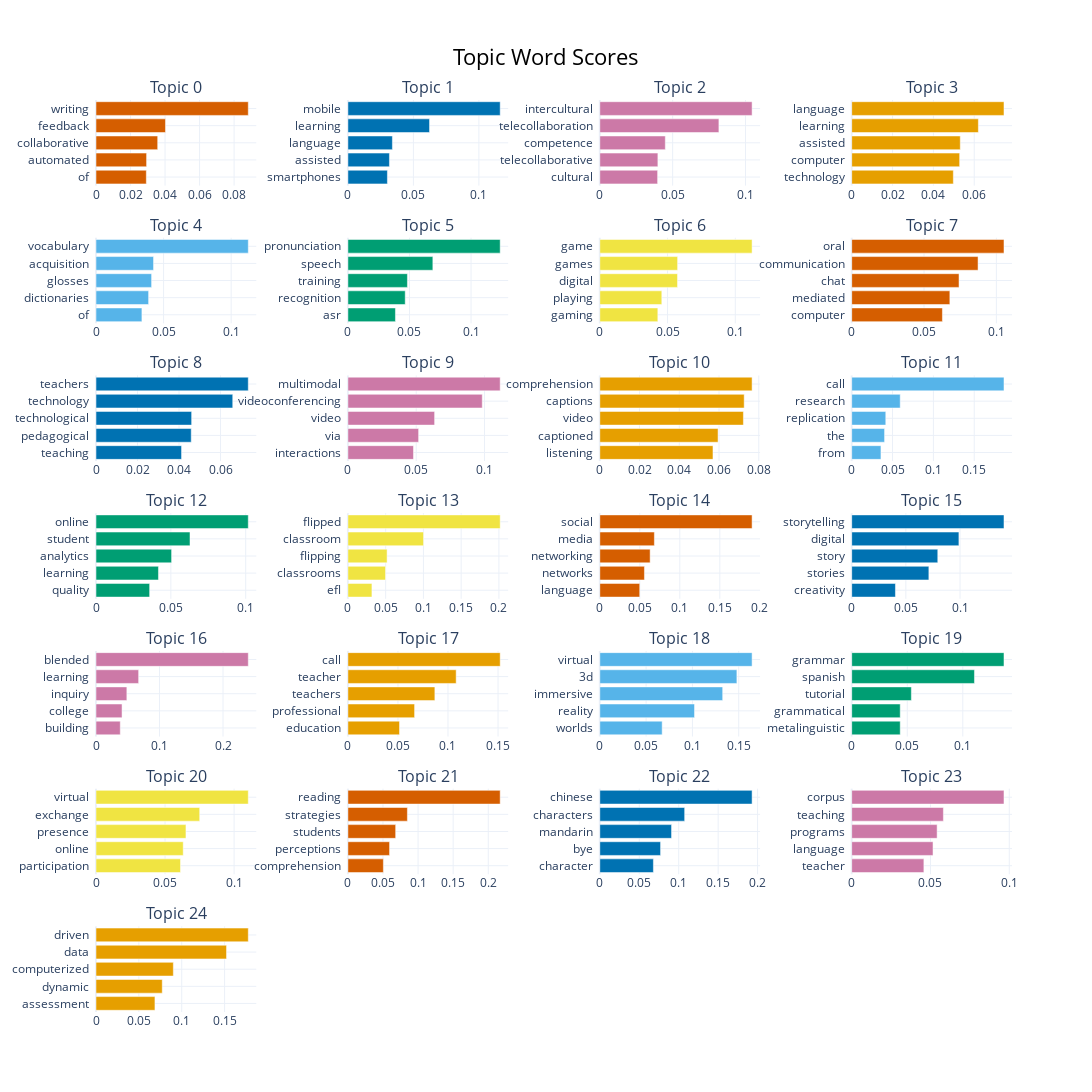

The notebook cell this image was saved under:
### Code cell
topics_to_include = list(range(0, 25))
model.visualize_barchart(topics= topics_to_include, width=300)

### Figure 1 — Plotly figure (JSON) as saved in the notebook; plotly's stock layout.template omitted (floating-point values rounded to 4 significant figures)
{"data": [{"marker": {"color": "#D55E00"}, "orientation": "h", "type": "bar", "x": [0.02915, 0.02931, 0.03573, 0.04025, 0.08822], "xaxis": "x", "y": ["of  ", "automated  ", "collaborative  ", "feedback  ", "writing  "], "yaxis": "y"}, {"marker": {"color": "#0072B2"}, "orientation": "h", "type": "bar", "x": [0.03016, 0.03171, 0.03397, 0.06231, 0.1163], "xaxis": "x2", "y": ["smartphones  ", "assisted  ", "language  ", "learning  ", "mobile  "], "yaxis": "y2"}, {"marker": {"color": "#CC79A7"}, "orientation": "h", "type": "bar", "x": [0.03967, 0.03986, 0.04496, 0.08174, 0.1045], "xaxis": "x3", "y": ["cultural  ", "telecollaborative  ", "competence  ", "telecollaboration  ", "intercultural  "], "yaxis": "y3"}, {"marker": {"color": "#E69F00"}, "orientation": "h", "type": "bar", "x": [0.04977, 0.05286, 0.05316, 0.06202, 0.07457], "xaxis": "x4", "y": ["technology  ", "computer  ", "assisted  ", "learning  ", "language  "], "yaxis": "y4"}, {"marker": {"color": "#56B4E9"}, "orientation": "h", "type": "bar", "x": [0.03397, 0.03892, 0.04114, 0.04258, 0.1127], "xaxis": "x5", "y": ["of  ", "dictionaries  ", "glosses  ", "acquisition  ", "vocabulary  "], "yaxis": "y5"}, {"marker": {"color": "#009E73"}, "orientation": "h", "type": "bar", "x": [0.03861, 0.04655, 0.04834, 0.06898, 0.1237], "xaxis": "x6", "y": ["asr  ", "recognition  ", "training  ", "speech  ", "pronunciation  "], "yaxis": "y6"}, {"marker": {"color": "#F0E442"}, "orientation": "h", "type": "bar", "x": [0.04283, 0.04575, 0.05736, 0.05742, 0.1124], "xaxis": "x7", "y": ["gaming  ", "playing  ", "digital  ", "games  ", "game  "], "yaxis": "y7"}, {"marker": {"color": "#D55E00"}, "orientation": "h", "type": "bar", "x": [0.0627, 0.06785, 0.07419, 0.08734, 0.1053], "xaxis": "x8", "y": ["computer  ", "mediated  ", "chat  ", "communication  ", "oral  "], "yaxis": "y8"}, {"marker": {"color": "#0072B2"}, "orientation": "h", "type": "bar", "x": [0.04122, 0.04588, 0.04608, 0.06588, 0.07337], "xaxis": "x9", "y": ["teaching  ", "pedagogical  ", "technological  ", "technology  ", "teachers  "], "yaxis": "y9"}, {"marker": {"color": "#CC79A7"}, "orientation": "h", "type": "bar", "x": [0.04801, 0.05177, 0.06349, 0.09837, 0.1115], "xaxis": "x10", "y": ["interactions  ", "via  ", "video  ", "videoconferencing  ", "multimodal  "], "yaxis": "y10"}, {"marker": {"color": "#E69F00"}, "orientation": "h", "type": "bar", "x": [0.05696, 0.05951, 0.07227, 0.07266, 0.07663], "xaxis": "x11", "y": ["listening  ", "captioned  ", "video  ", "captions  ", "comprehension  "], "yaxis": "y11"}, {"marker": {"color": "#56B4E9"}, "orientation": "h", "type": "bar", "x": [0.03581, 0.04024, 0.04172, 0.05939, 0.1864], "xaxis": "x12", "y": ["from  ", "the  ", "replication  ", "research  ", "call  "], "yaxis": "y12"}, {"marker": {"color": "#009E73"}, "orientation": "h", "type": "bar", "x": [0.03583, 0.04172, 0.0505, 0.06279, 0.1017], "xaxis": "x13", "y": ["quality  ", "learning  ", "analytics  ", "student  ", "online  "], "yaxis": "y13"}, {"marker": {"color": "#F0E442"}, "orientation": "h", "type": "bar", "x": [0.03183, 0.04984, 0.0519, 0.1002, 0.2017], "xaxis": "x14", "y": ["efl  ", "classrooms  ", "flipping  ", "classroom  ", "flipped  "], "yaxis": "y14"}, {"marker": {"color": "#D55E00"}, "orientation": "h", "type": "bar", "x": [0.04991, 0.0558, 0.06291, 0.06822, 0.1903], "xaxis": "x15", "y": ["language  ", "networks  ", "networking  ", "media  ", "social  "], "yaxis": "y15"}, {"marker": {"color": "#0072B2"}, "orientation": "h", "type": "bar", "x": [0.04037, 0.07122, 0.07945, 0.09895, 0.1406], "xaxis": "x16", "y": ["creativity  ", "stories  ", "story  ", "digital  ", "storytelling  "], "yaxis": "y16"}, {"marker": {"color": "#CC79A7"}, "orientation": "h", "type": "bar", "x": [0.03824, 0.04101, 0.04858, 0.06714, 0.2398], "xaxis": "x17", "y": ["building  ", "college  ", "inquiry  ", "learning  ", "blended  "], "yaxis": "y17"}, {"marker": {"color": "#E69F00"}, "orientation": "h", "type": "bar", "x": [0.05156, 0.06662, 0.08689, 0.1082, 0.1521], "xaxis": "x18", "y": ["education  ", "professional  ", "teachers  ", "teacher  ", "call  "], "yaxis": "y18"}, {"marker": {"color": "#56B4E9"}, "orientation": "h", "type": "bar", "x": [0.06735, 0.1023, 0.1327, 0.148, 0.1644], "xaxis": "x19", "y": ["worlds  ", "reality  ", "immersive  ", "3d  ", "virtual  "], "yaxis": "y19"}, {"marker": {"color": "#009E73"}, "orientation": "h", "type": "bar", "x": [0.04368, 0.04368, 0.0537, 0.1105, 0.1371], "xaxis": "x20", "y": ["metalinguistic  ", "grammatical  ", "tutorial  ", "spanish  ", "grammar  "], "yaxis": "y20"}, {"marker": {"color": "#F0E442"}, "orientation": "h", "type": "bar", "x": [0.06119, 0.06315, 0.06514, 0.07508, 0.1103], "xaxis": "x21", "y": ["participation  ", "online  ", "presence  ", "exchange  ", "virtual  "], "yaxis": "y21"}, {"marker": {"color": "#D55E00"}, "orientation": "h", "type": "bar", "x": [0.05053, 0.05937, 0.06806, 0.08477, 0.217], "xaxis": "x22", "y": ["comprehension  ", "perceptions  ", "students  ", "strategies  ", "reading  "], "yaxis": "y22"}, {"marker": {"color": "#0072B2"}, "orientation": "h", "type": "bar", "x": [0.06794, 0.07702, 0.09095, 0.1076, 0.193], "xaxis": "x23", "y": ["character  ", "bye  ", "mandarin  ", "characters  ", "chinese  "], "yaxis": "y23"}, {"marker": {"color": "#CC79A7"}, "orientation": "h", "type": "bar", "x": [0.04581, 0.05161, 0.05421, 0.05819, 0.09665], "xaxis": "x24", "y": ["teacher  ", "language  ", "programs  ", "teaching  ", "corpus  "], "yaxis": "y24"}, {"marker": {"color": "#E69F00"}, "orientation": "h", "type": "bar", "x": [0.06874, 0.07727, 0.0902, 0.1522, 0.1776], "xaxis": "x25", "y": ["assessment  ", "dynamic  ", "computerized  ", "data  ", "driven  "], "yaxis": "y25"}], "layout": {"annotations": [{"font": {"size": 16}, "showarrow": false, "text": "Topic 0", "x": 0.0875, "xanchor": "center", "xref": "paper", "y": 1, "yanchor": "bottom", "yref": "paper"}, {"font": {"size": 16}, "showarrow": false, "text": "Topic 1", "x": 0.3625, "xanchor": "center", "xref": "paper", "y": 1, "yanchor": "bottom", "yref": "paper"}, {"font": {"size": 16}, "showarrow": false, "text": "Topic 2", "x": 0.6375, "xanchor": "center", "xref": "paper", "y": 1, "yanchor": "bottom", "yref": "paper"}, {"font": {"size": 16}, "showarrow": false, "text": "Topic 3", "x": 0.9125, "xanchor": "center", "xref": "paper", "y": 1, "yanchor": "bottom", "yref": "paper"}, {"font": {"size": 16}, "showarrow": false, "text": "Topic 4", "x": 0.0875, "xanchor": "center", "xref": "paper", "y": 0.849, "yanchor": "bottom", "yref": "paper"}, {"font": {"size": 16}, "showarrow": false, "text": "Topic 5", "x": 0.3625, "xanchor": "center", "xref": "paper", "y": 0.849, "yanchor": "bottom", "yref": "paper"}, {"font": {"size": 16}, "showarrow": false, "text": "Topic 6", "x": 0.6375, "xanchor": "center", "xref": "paper", "y": 0.849, "yanchor": "bottom", "yref": "paper"}, {"font": {"size": 16}, "showarrow": false, "text": "Topic 7", "x": 0.9125, "xanchor": "center", "xref": "paper", "y": 0.849, "yanchor": "bottom", "yref": "paper"}, {"font": {"size": 16}, "showarrow": false, "text": "Topic 8", "x": 0.0875, "xanchor": "center", "xref": "paper", "y": 0.698, "yanchor": "bottom", "yref": "paper"}, {"font": {"size": 16}, "showarrow": false, "text": "Topic 9", "x": 0.3625, "xanchor": "center", "xref": "paper", "y": 0.698, "yanchor": "bottom", "yref": "paper"}, {"font": {"size": 16}, "showarrow": false, "text": "Topic 10", "x": 0.6375, "xanchor": "center", "xref": "paper", "y": 0.698, "yanchor": "bottom", "yref": "paper"}, {"font": {"size": 16}, "showarrow": false, "text": "Topic 11", "x": 0.9125, "xanchor": "center", "xref": "paper", "y": 0.698, "yanchor": "bottom", "yref": "paper"}, {"font": {"size": 16}, "showarrow": false, "text": "Topic 12", "x": 0.0875, "xanchor": "center", "xref": "paper", "y": 0.5469, "yanchor": "bottom", "yref": "paper"}, {"font": {"size": 16}, "showarrow": false, "text": "Topic 13", "x": 0.3625, "xanchor": "center", "xref": "paper", "y": 0.5469, "yanchor": "bottom", "yref": "paper"}, {"font": {"size": 16}, "showarrow": false, "text": "Topic 14", "x": 0.6375, "xanchor": "center", "xref": "paper", "y": 0.5469, "yanchor": "bottom", "yref": "paper"}, {"font": {"size": 16}, "showarrow": false, "text": "Topic 15", "x": 0.9125, "xanchor": "center", "xref": "paper", "y": 0.5469, "yanchor": "bottom", "yref": "paper"}, {"font": {"size": 16}, "showarrow": false, "text": "Topic 16", "x": 0.0875, "xanchor": "center", "xref": "paper", "y": 0.3959, "yanchor": "bottom", "yref": "paper"}, {"font": {"size": 16}, "showarrow": false, "text": "Topic 17", "x": 0.3625, "xanchor": "center", "xref": "paper", "y": 0.3959, "yanchor": "bottom", "yref": "paper"}, {"font": {"size": 16}, "showarrow": false, "text": "Topic 18", "x": 0.6375, "xanchor": "center", "xref": "paper", "y": 0.3959, "yanchor": "bottom", "yref": "paper"}, {"font": {"size": 16}, "showarrow": false, "text": "Topic 19", "x": 0.9125, "xanchor": "center", "xref": "paper", "y": 0.3959, "yanchor": "bottom", "yref": "paper"}, {"font": {"size": 16}, "showarrow": false, "text": "Topic 20", "x": 0.0875, "xanchor": "center", "xref": "paper", "y": 0.2449, "yanchor": "bottom", "yref": "paper"}, {"font": {"size": 16}, "showarrow": false, "text": "Topic 21", "x": 0.3625, "xanchor": "center", "xref": "paper", "y": 0.2449, "yanchor": "bottom", "yref": "paper"}, {"font": {"size": 16}, "showarrow": false, "text": "Topic 22", "x": 0.6375, "xanchor": "center", "xref": "paper", "y": 0.2449, "yanchor": "bottom", "yref": "paper"}, {"font": {"size": 16}, "showarrow": false, "text": "Topic 23", "x": 0.9125, "xanchor": "center", "xref": "paper", "y": 0.2449, "yanchor": "bottom", "yref": "paper"}, {"font": {"size": 16}, "showarrow": false, "text": "Topic 24", "x": 0.0875, "xanchor": "center", "xref": "paper", "y": 0.09388, "yanchor": "bottom", "yref": "paper"}], "height": 1750, "hoverlabel": {"bgcolor": "white", "font": {"family": "Rockwell", "size": 16}}, "showlegend": false, "title": {"font": {"color": "Black", "size": 22}, "text": "Topic Word Scores", "x": 0.5, "xanchor": "center", "yanchor": "top"}, "width": 1200, "xaxis": {"anchor": "y", "domain": [0, 0.175], "showgrid": true}, "xaxis10": {"anchor": "y10", "domain": [0.275, 0.45], "showgrid": true}, "xaxis11": {"anchor": "y11", "domain": [0.55, 0.725], "showgrid": true}, "xaxis12": {"anchor": "y12", "domain": [0.825, 1], "showgrid": true}, "xaxis13": {"anchor": "y13", "domain": [0, 0.175], "showgrid": true}, "xaxis14": {"anchor": "y14", "domain": [0.275, 0.45], "showgrid": true}, "xaxis15": {"anchor": "y15", "domain": [0.55, 0.725], "showgrid": true}, "xaxis16": {"anchor": "y16", "domain": [0.825, 1], "showgrid": true}, "xaxis17": {"anchor": "y17", "domain": [0, 0.175], "showgrid": true}, "xaxis18": {"anchor": "y18", "domain": [0.275, 0.45], "showgrid": true}, "xaxis19": {"anchor": "y19", "domain": [0.55, 0.725], "showgrid": true}, "xaxis2": {"anchor": "y2", "domain": [0.275, 0.45], "showgrid": true}, "xaxis20": {"anchor": "y20", "domain": [0.825, 1], "showgrid": true}, "xaxis21": {"anchor": "y21", "domain": [0, 0.175], "showgrid": true}, "xaxis22": {"anchor": "y22", "domain": [0.275, 0.45], "showgrid": true}, "xaxis23": {"anchor": "y23", "domain": [0.55, 0.725], "showgrid": true}, "xaxis24": {"anchor": "y24", "domain": [0.825, 1], "showgrid": true}, "xaxis25": {"anchor": "y25", "domain": [0, 0.175], "showgrid": true}, "xaxis26": {"anchor": "y26", "domain": [0.275, 0.45], "showgrid": true}, "xaxis27": {"anchor": "y27", "domain": [0.55, 0.725], "showgrid": true}, "xaxis28": {"anchor": "y28", "domain": [0.825, 1], "showgrid": true}, "xaxis3": {"anchor": "y3", "domain": [0.55, 0.725], "showgrid": true}, "xaxis4": {"anchor": "y4", "domain": [0.825, 1], "showgrid": true}, "xaxis5": {"anchor": "y5", "domain": [0, 0.175], "showgrid": true}, "xaxis6": {"anchor": "y6", "domain": [0.275, 0.45], "showgrid": true}, "xaxis7": {"anchor": "y7", "domain": [0.55, 0.725], "showgrid": true}, "xaxis8": {"anchor": "y8", "domain": [0.825, 1], "showgrid": true}, "xaxis9": {"anchor": "y9", "domain": [0, 0.175], "showgrid": true}, "yaxis": {"anchor": "x", "domain": [0.9061, 1], "showgrid": true}, "yaxis10": {"anchor": "x10", "domain": [0.6041, 0.698], "showgrid": true}, "yaxis11": {"anchor": "x11", "domain": [0.6041, 0.698], "showgrid": true}, "yaxis12": {"anchor": "x12", "domain": [0.6041, 0.698], "showgrid": true}, "yaxis13": {"anchor": "x13", "domain": [0.4531, 0.5469], "showgrid": true}, "yaxis14": {"anchor": "x14", "domain": [0.4531, 0.5469], "showgrid": true}, "yaxis15": {"anchor": "x15", "domain": [0.4531, 0.5469], "showgrid": true}, "yaxis16": {"anchor": "x16", "domain": [0.4531, 0.5469], "showgrid": true}, "yaxis17": {"anchor": "x17", "domain": [0.302, 0.3959], "showgrid": true}, "yaxis18": {"anchor": "x18", "domain": [0.302, 0.3959], "showgrid": true}, "yaxis19": {"anchor": "x19", "domain": [0.302, 0.3959], "showgrid": true}, "yaxis2": {"anchor": "x2", "domain": [0.9061, 1], "showgrid": true}, "yaxis20": {"anchor": "x20", "domain": [0.302, 0.3959], "showgrid": true}, "yaxis21": {"anchor": "x21", "domain": [0.151, 0.2449], "showgrid": true}, "yaxis22": {"anchor": "x22", "domain": [0.151, 0.2449], "showgrid": true}, "yaxis23": {"anchor": "x23", "domain": [0.151, 0.2449], "showgrid": true}, "yaxis24": {"anchor": "x24", "domain": [0.151, 0.2449], "showgrid": true}, "yaxis25": {"anchor": "x25", "domain": [0, 0.09388], "showgrid": true}, "yaxis26": {"anchor": "x26", "domain": [0, 0.09388], "showgrid": true}, "yaxis27": {"anchor": "x27", "domain": [0, 0.09388], "showgrid": true}, "yaxis28": {"anchor": "x28", "domain": [0, 0.09388], "showgrid": true}, "yaxis3": {"anchor": "x3", "domain": [0.9061, 1], "showgrid": true}, "yaxis4": {"anchor": "x4", "domain": [0.9061, 1], "showgrid": true}, "yaxis5": {"anchor": "x5", "domain": [0.7551, 0.849], "showgrid": true}, "yaxis6": {"anchor": "x6", "domain": [0.7551, 0.849], "showgrid": true}, "yaxis7": {"anchor": "x7", "domain": [0.7551, 0.849], "showgrid": true}, "yaxis8": {"anchor": "x8", "domain": [0.7551, 0.849], "showgrid": true}, "yaxis9": {"anchor": "x9", "domain": [0.6041, 0.698], "showgrid": true}}}
